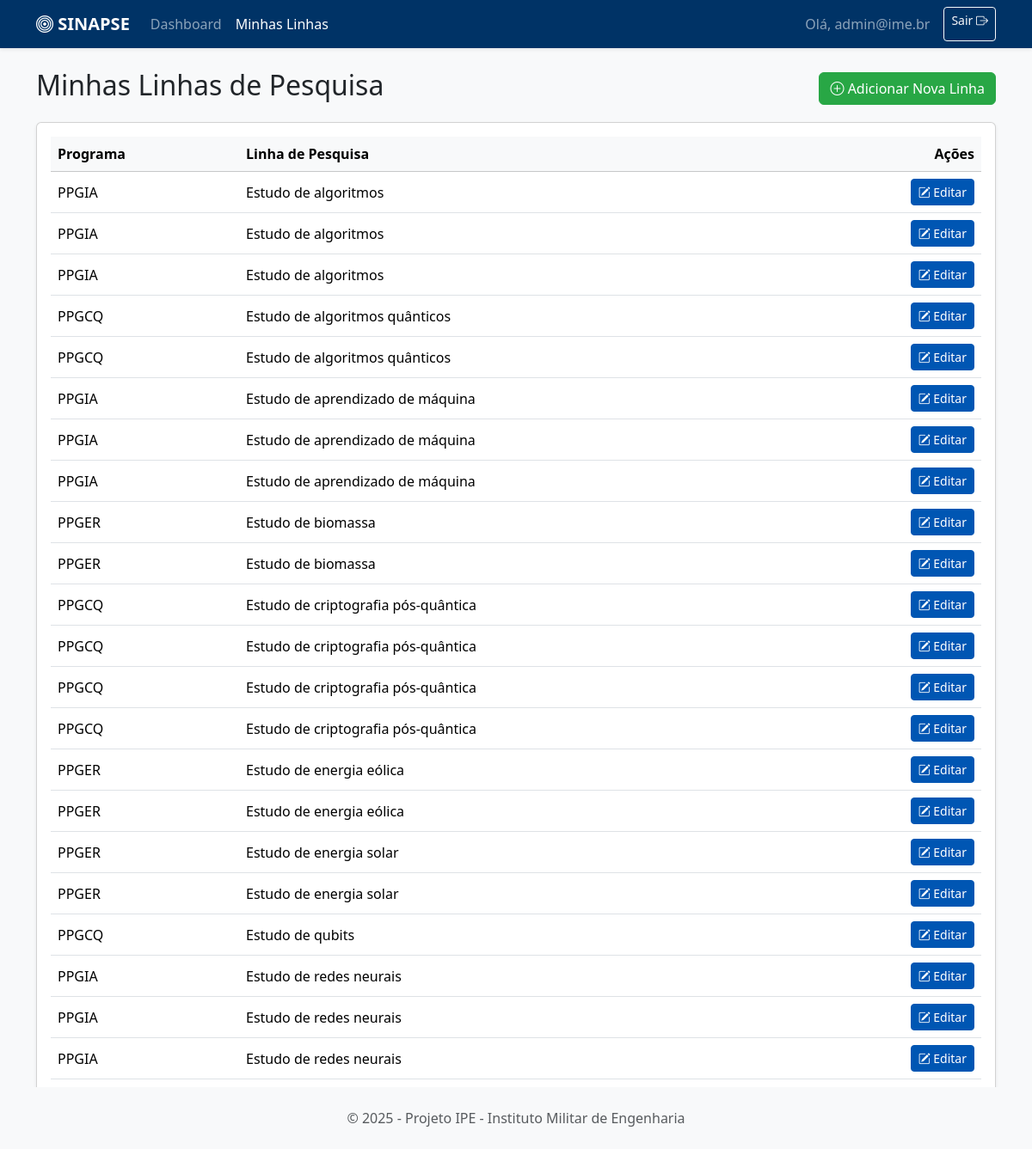
The app's page /linhas (signed in) with its own data.
### tables this page shows
CREATE TABLE linha_ime (
            id INTEGER PRIMARY KEY AUTOINCREMENT, programa TEXT, linha TEXT, descricao TEXT, 
            emails_contato TEXT, embedding BLOB, user_id INTEGER,
            FOREIGN KEY (user_id) REFERENCES users (id)
        );

### app.py (the view)
@app.route('/linhas')
@login_required
def listar_linhas():
    user_id = session['user_id']
    df_linhas = motor.get_linhas_by_user(user_id)
    return render_template('linhas.html', linhas=df_linhas.to_dict(orient='records'))

### app.py (called while the page is built)
def login_required(f):
    @wraps(f)
    def decorated_function(*args, **kwargs):
        if 'user_id' not in session:
            flash("Você precisa fazer login para acessar esta página.", "warning")
            return redirect(url_for('login'))
        return f(*args, **kwargs)
    return decorated_function

### motor_ia.py (called while the page is built)
    def get_linhas_by_user(self, user_id):
        return pd.read_sql(f"SELECT * FROM linha_ime WHERE user_id = {user_id}", self.engine).sort_values(by='linha')

### templates/linhas.html (shortened to what this page needs)
{% extends "base.html" %}
{% block content %}
<div class="d-flex justify-content-between align-items-center mb-3">
    <h2>Minhas Linhas de Pesquisa</h2>
    <a href="{{ url_for('adicionar_linha') }}" class="btn btn-success">
        <i class="bi bi-plus-circle"></i> Adicionar Nova Linha
    </a>
</div>
<div class="card shadow-sm">
    <div class="card-body">
        <div class="table-responsive">
            <table class="table table-hover align-middle">
                <thead class="table-light">
                    <tr>
                        <th>Programa</th>
                        <th>Linha de Pesquisa</th>
                        <th class="text-end">Ações</th>
                    </tr>
                </thead>
                <tbody>
                    {% for linha in linhas %}
                    <tr>
                        <td>{{ linha.programa }}</td>
                        <td>{{ linha.linha }}</td>
                        <td class="text-end">
                            <a href="{{ url_for('editar_linha', linha_id=linha.id) }}" class="btn btn-sm btn-primary">
                                <i class="bi bi-pencil-square"></i> Editar
                            </a>
                        </td>
                    </tr>
                    {% else %}
                    <tr>
                        <td colspan="3" class="text-center text-muted p-4">Você ainda não cadastrou nenhuma linha de pesquisa. Clique em "Adicionar Nova Linha" para começar.</td>
                    </tr>
                    {% endfor %}
                </tbody>
            </table>
        </div>
    </div>
</div>
{% endblock %}

### templates/base.html (style rules this page uses)
body { background-color: #f8f9fa; }
.btn-success { background-color: #28a745; border-color: #28a745; }
.btn-primary { background-color: #0056b3; border-color: #0056b3; }

### records on screen
linha_ime: programa "PPGIA", linha "Estudo de algoritmos"
linha_ime: programa "PPGIA", linha "Estudo de algoritmos"
linha_ime: programa "PPGIA", linha "Estudo de algoritmos"
linha_ime: programa "PPGCQ", linha "Estudo de algoritmos quânticos"
linha_ime: programa "PPGCQ", linha "Estudo de algoritmos quânticos"
linha_ime: programa "PPGIA", linha "Estudo de aprendizado de máquina"
linha_ime: programa "PPGIA", linha "Estudo de aprendizado de máquina"
linha_ime: programa "PPGIA", linha "Estudo de aprendizado de máquina"
linha_ime: programa "PPGER", linha "Estudo de biomassa"
linha_ime: programa "PPGER", linha "Estudo de biomassa"
linha_ime: programa "PPGCQ", linha "Estudo de criptografia pós-quântica"
linha_ime: programa "PPGCQ", linha "Estudo de criptografia pós-quântica"
linha_ime: programa "PPGCQ", linha "Estudo de criptografia pós-quântica"
linha_ime: programa "PPGCQ", linha "Estudo de criptografia pós-quântica"
linha_ime: programa "PPGER", linha "Estudo de energia eólica"
linha_ime: programa "PPGER", linha "Estudo de energia eólica"
linha_ime: programa "PPGER", linha "Estudo de energia solar"
linha_ime: programa "PPGER", linha "Estudo de energia solar"
linha_ime: programa "PPGCQ", linha "Estudo de qubits"
linha_ime: programa "PPGIA", linha "Estudo de redes neurais"
linha_ime: programa "PPGIA", linha "Estudo de redes neurais"
linha_ime: programa "PPGIA", linha "Estudo de redes neurais"

### other values on screen
{{ session.user_email }} "admin@ime.br"
